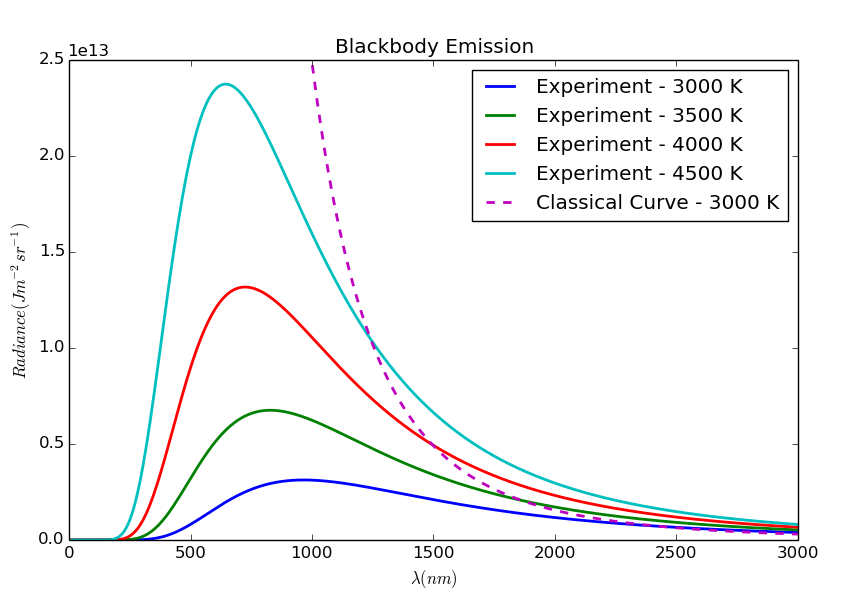

The Python source for this figure:
# -*- coding: utf-8 -*-
"""
Created on Fri Aug  5 17:25:47 2016

@author: matt
"""
from __future__ import division
import numpy as np
import matplotlib.pyplot as plt
import scipy.constants as constants
h = constants.h
k = constants.k
c = constants.c
pi = constants.pi
r = constants.gas_constant

def BBCurve(nu, T):

    return 2*h*nu**3 / (c**2 * (np.exp(h*nu/(k*T))-1))

def Classical(l, T):
    l = l/1e9
    return 2*c*k*T/l**4

def BBCurve(l, T):
    l = l/1e9
    return 2*pi*c**2*h / l**5 / (np.exp(h*c/(l*k*T)) - 1)

frequencies = np.linspace(10, 3000, 400)

K3000 = BBCurve(frequencies, 3000)
K3500 = BBCurve(frequencies, 3500)
K4000 = BBCurve(frequencies, 4000)
K4500 = BBCurve(frequencies, 4500)
classical = Classical(frequencies, 3000)

plt.figure()
plt.plot(frequencies, K3000, linewidth=2, label='Experiment - 3000 K')
plt.plot(frequencies, K3500, linewidth=2, label='Experiment - 3500 K')
plt.plot(frequencies, K4000, linewidth=2, label='Experiment - 4000 K')
plt.plot(frequencies, K4500, linewidth=2, label='Experiment - 4500 K')
plt.plot(frequencies, classical, linewidth=2, linestyle='--', label='Classical Curve - 3000 K')
plt.legend()
plt.ylim(0,2.5e13)
plt.xlabel('$\lambda (nm)$')
plt.ylabel('$Radiance (Jm^{-2}sr^{-1})$')
plt.title('Blackbody Emission')
